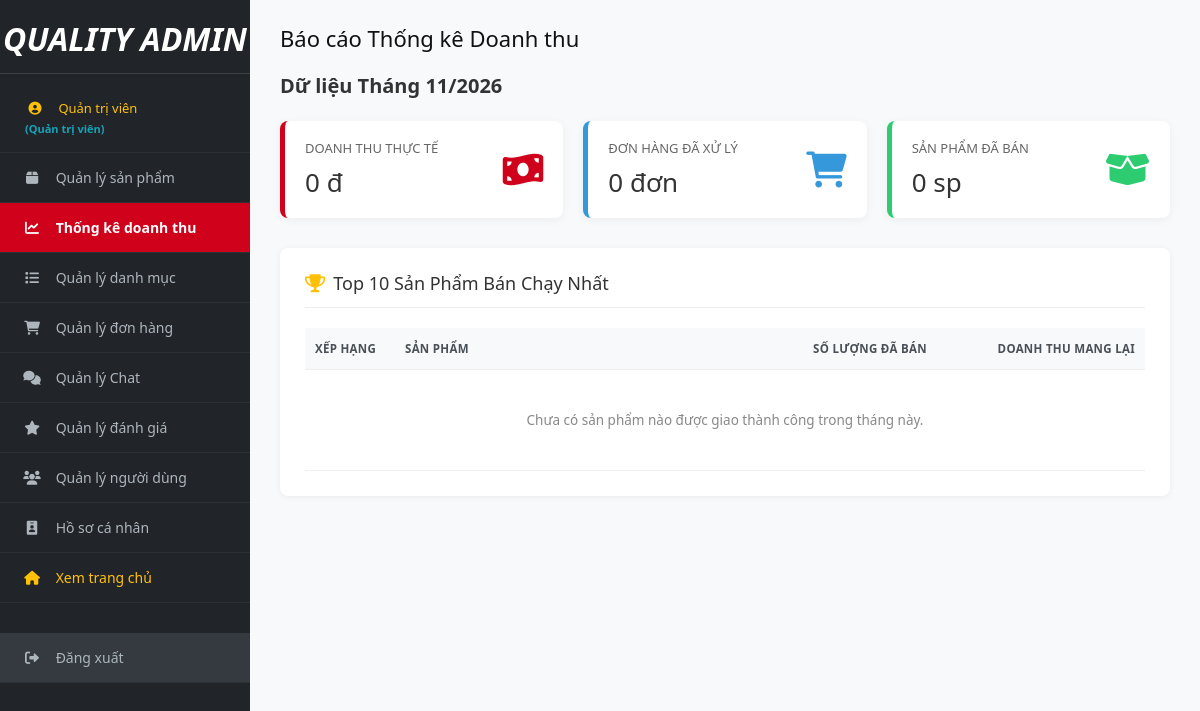
Before: /Admin/thongke.php (signed in) with the older database file.
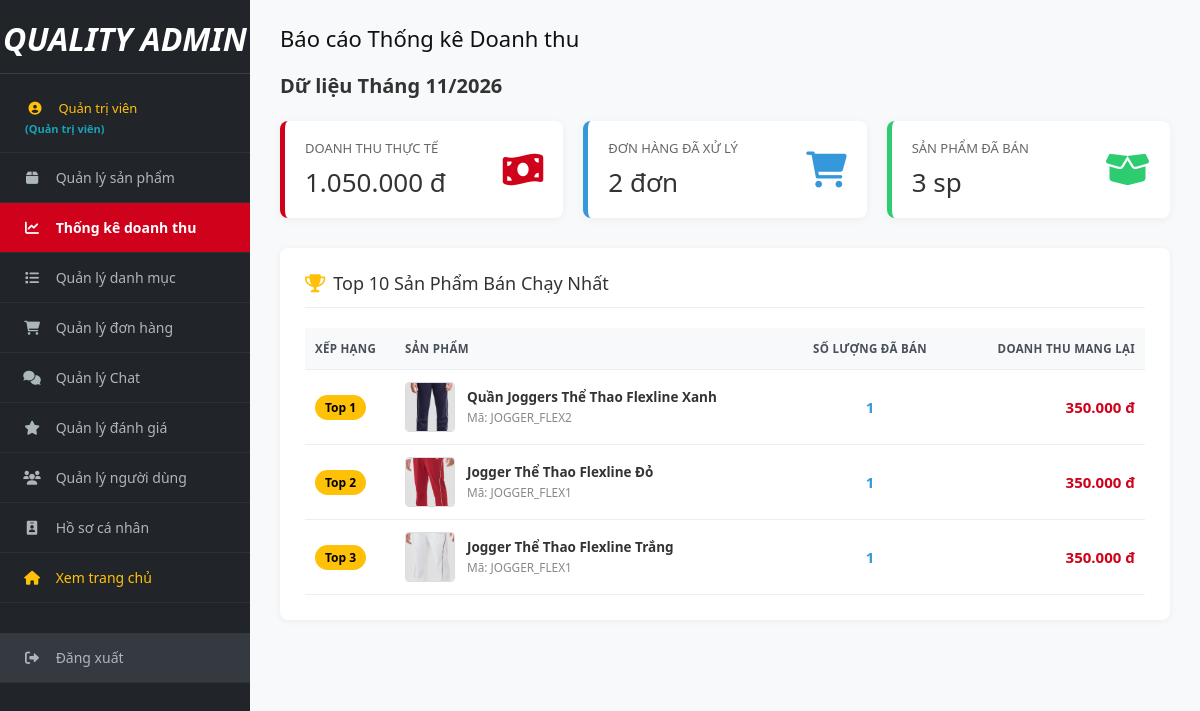
After: the same page with the newer database file.
### tables this page shows
CREATE TABLE IF NOT EXISTS `tbl_sanpham` (
  `IdSanPham` int(10) NOT NULL AUTO_INCREMENT,
  `MaSanPham` varchar(20) NOT NULL,
  `TenSanPham` varchar(200) NOT NULL,
  `IdDanhMuc` int(10) NOT NULL,
  `GioiTinh` varchar(20) NOT NULL,
  `HinhAnh` varchar(200) NOT NULL,
  `DonGia` int(10) NOT NULL,
  `TiLeGiamGia` int(4) NOT NULL DEFAULT '0',
  `MoTa` text NOT NULL,
  `LuotMua` int(11) NOT NULL DEFAULT '0',
  `LuotXem` int(11) NOT NULL DEFAULT '0',
  PRIMARY KEY (`IdSanPham`),
  KEY `IdDanhMuc` (`IdDanhMuc`)
);

### Admin/thongke/index.php (called while the page is built, shortened)
<?php
require_once __DIR__ . '/../../model/donhang.php';
$dh = new DONHANG();
$currentMonth = date('m');
$currentYear = date('Y');
$stats = $dh->thongkebaochao($currentMonth, $currentYear);
$doanhThuThang = $stats['DoanhThu'];
$soDonHang = $stats['SoDonHang'];
$tongSanPham = $stats['TongSanPham'];
$topBanChay = $stats['TopBanChay'];
include 'main.php';
?>

### Admin/thongke.php (called while the page is built)
<?php
require_once __DIR__ . '/thongke/index.php';
?>

### model/donhang.php (called while the page is built, shortened)
<?php
class DONHANG {
    public function thongkebaochao($thang, $nam) {
        $db = DATABASE::connect();
        try {
            $trang_thai_tinh_tien = "('Đã giao', 'Yêu cầu trả hàng', 'Từ chối trả hàng')";
            $sql_tq = "SELECT SUM(TongTien) as DoanhThu, COUNT(IdDonHang) as SoDonHang
                       FROM tbl_donhang
                       WHERE MONTH(NgayDat) = :m AND YEAR(NgayDat) = :y
                       AND TinhTrang IN $trang_thai_tinh_tien";
            $cmd_tq = $db->prepare($sql_tq);
            $cmd_tq->execute([':m' => (int)$thang, ':y' => (int)$nam]);
            $tongquan = $cmd_tq->fetch();
            $sql_sp = "SELECT SUM(ct.SoLuong) as TongSanPham
                       FROM tbl_chitietdonhang ct
                       JOIN tbl_donhang dh ON ct.IdDonHang = dh.IdDonHang
                       WHERE MONTH(dh.NgayDat) = :m AND YEAR(dh.NgayDat) = :y
                       AND dh.TinhTrang IN $trang_thai_tinh_tien";
            $cmd_sp = $db->prepare($sql_sp);
            $cmd_sp->execute([':m' => (int)$thang, ':y' => (int)$nam]);
            $tong_sp = $cmd_sp->fetch()['TongSanPham'] ?? 0;
            $sql_bc = "SELECT sp.IdSanPham, sp.MaSanPham, sp.TenSanPham, sp.HinhAnh,
                              SUM(ct.SoLuong) as TongDaBan,
                              SUM(ct.TongTien) as DoanhThuSP
                       FROM tbl_chitietdonhang ct
                       JOIN tbl_sanpham sp ON ct.IdSanPham = sp.IdSanPham
                       JOIN tbl_donhang dh ON ct.IdDonHang = dh.IdDonHang
                       WHERE MONTH(dh.NgayDat) = :m AND YEAR(dh.NgayDat) = :y
                       AND dh.TinhTrang IN $trang_thai_tinh_tien
                       GROUP BY ct.IdSanPham
                       ORDER BY TongDaBan DESC LIMIT 10";
            $cmd_bc = $db->prepare($sql_bc);
            $cmd_bc->execute([':m' => (int)$thang, ':y' => (int)$nam]);
            $top_banchay = $cmd_bc->fetchAll();
            return [
                'DoanhThu' => $tongquan['DoanhThu'] ?? 0,
                'SoDonHang' => $tongquan['SoDonHang'] ?? 0,
                'TongSanPham' => $tong_sp,
                'TopBanChay' => $top_banchay
            ];
        } catch (PDOException $e) {
            return ['DoanhThu' => 0, 'SoDonHang' => 0, 'TongSanPham' => 0, 'TopBanChay' => []];
        }
    }
}
?>

### Admin/thongke/main.php (the view, shortened to what the changed rows need)
<?php
require_once __DIR__ . '/../inc/top.php';
?>
<div class="header-page" style="margin-bottom: 20px;">
    <h1>Báo cáo Thống kê Doanh thu</h1>
</div>
<div class="dashboard-wrapper">
    <div style="display: grid; grid-template-columns: repeat(auto-fit, minmax(240px, 1fr)); gap: 20px; margin-bottom: 30px;">
        <div style="background: #fff; padding: 20px; border-radius: 8px; box-shadow: 0 2px 10px rgba(0,0,0,0.05); display: flex; align-items: center; justify-content: space-between; border-left: 5px solid #d0021b;">
            <div>
                <h4 style="margin: 0; font-size: 13px; color: #666; text-transform: uppercase;">Doanh Thu Thực Tế</h4>
                <h2 style="margin: 10px 0 0; font-size: 26px; color: #333;"><?= number_format($doanhThuThang, 0, ',', '.') ?> đ</h2>
            </div>
        </div>
        <div style="background: #fff; padding: 20px; border-radius: 8px; box-shadow: 0 2px 10px rgba(0,0,0,0.05); display: flex; align-items: center; justify-content: space-between; border-left: 5px solid #3498db;">
            <div>
                <h4 style="margin: 0; font-size: 13px; color: #666; text-transform: uppercase;">Đơn Hàng Đã Xử Lý</h4>
                <h2 style="margin: 10px 0 0; font-size: 26px; color: #333;"><?= number_format($soDonHang) ?> đơn</h2>
            </div>
        </div>
        <div style="background: #fff; padding: 20px; border-radius: 8px; box-shadow: 0 2px 10px rgba(0,0,0,0.05); display: flex; align-items: center; justify-content: space-between; border-left: 5px solid #2ecc71;">
            <div>
                <h4 style="margin: 0; font-size: 13px; color: #666; text-transform: uppercase;">Sản Phẩm Đã Bán</h4>
                <h2 style="margin: 10px 0 0; font-size: 26px; color: #333;"><?= number_format($tongSanPham) ?> sp</h2>
            </div>
        </div>
    </div>
    <div class="table-container" style="padding: 25px;">
        <table style="min-width: 650px;">
            <thead>
                <tr>
                    <th style="width: 90px;">Xếp hạng</th>
                    <th>Sản phẩm</th>
                    <th style="text-align: center; width: 150px;">Số lượng đã bán</th>
                    <th style="text-align: right; width: 200px;">Doanh thu mang lại</th>
                </tr>
            </thead>
            <tbody>
                <?php if (!empty($topBanChay)): ?>
                    <?php $stt = 1; foreach ($topBanChay as $row):
                        $link_anh = str_replace(' ', '%20', $row['HinhAnh']);
                    ?>
                        <tr>
                            <td>
                                <?php if ($stt <= 3): ?>
                                    <span style="background: #ffc107; color: #000; padding: 4px 10px; border-radius: 20px; font-size: 12px; font-weight: bold;">Top <?= $stt ?></span>
                                <?php else: ?>
                                    <span style="font-weight: bold; color: #888; margin-left: 8px;">#<?= $stt ?></span>
                                <?php endif; ?>
                            </td>
                            <td>
                                <div style="display: flex; align-items: center; gap: 12px;">
                                    <img src="/Thoi-Trang-Quality/TrangTin/<?= htmlspecialchars($link_anh) ?>" class="img-product" alt="SP">
                                    <span>
                                        <strong><?= htmlspecialchars($row['TenSanPham']) ?></strong><br>
                                        <small style="color: #888;">Mã: <?= htmlspecialchars($row['MaSanPham'] ?? ('SP_' . $row['IdSanPham'])) ?></small>
                                    </span>
                                </div>
                            </td>
                            <td style="text-align: center; font-weight: bold; color: #3498db; font-size: 15px;">
                                <?= $row['TongDaBan'] ?>
                            </td>
                            <td style="text-align: right; font-weight: bold; color: #d0021b; font-size: 15px;">
                                <?= number_format($row['DoanhThuSP'], 0, ',', '.') ?> đ
                            </td>
                        </tr>
                    <?php $stt++; endforeach; ?>
                <?php else: ?>
                    <tr><td colspan="4" style="text-align: center; padding: 40px; color: #888;">Chưa có sản phẩm nào được giao thành công trong tháng này.</td></tr>
                <?php endif; ?>
            </tbody>
        </table>
    </div>
</div>
<?php require_once __DIR__ . '/../inc/bottom.php'; ?>

Changed rows visible on the page:
now on this page (row edited): tbl_sanpham: HinhAnh (picture), TenSanPham "Quần Joggers Thể Thao Flexline Xanh", MaSanPham "JOGGER_FLEX2", TongDaBan "1", DoanhThuSP "350.000"
now on this page (row edited): tbl_sanpham: HinhAnh (picture), TenSanPham "Jogger Thể Thao Flexline Đỏ", MaSanPham "JOGGER_FLEX1", TongDaBan "1", DoanhThuSP "350.000"
now on this page (row edited): tbl_sanpham: HinhAnh (picture), TenSanPham "Jogger Thể Thao Flexline Trắng", MaSanPham "JOGGER_FLEX1", TongDaBan "1", DoanhThuSP "350.000"
Other visible differences:
$doanhThuThang: "0" → "1.050.000"
$soDonHang: "0" → "2"
$tongSanPham: "0" → "3"
text no longer shown: "Chưa có sản phẩm nào được giao thành công trong tháng này."
